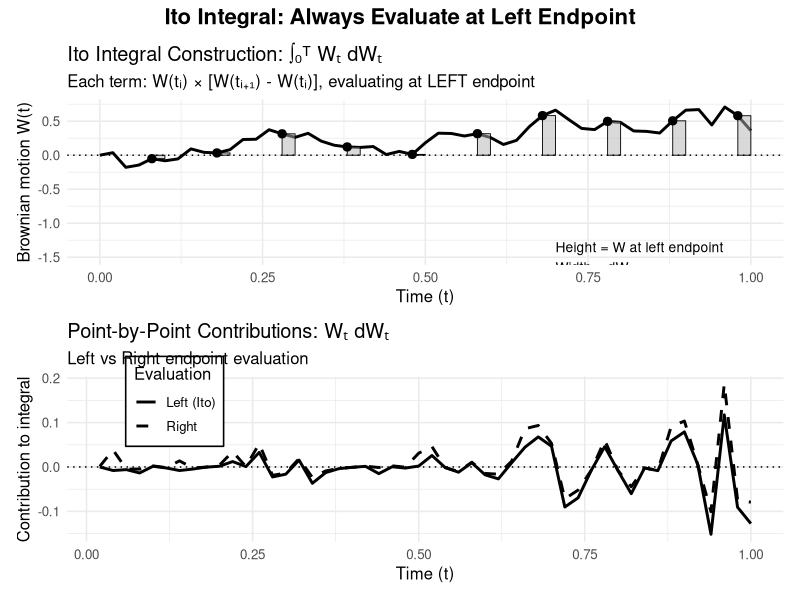
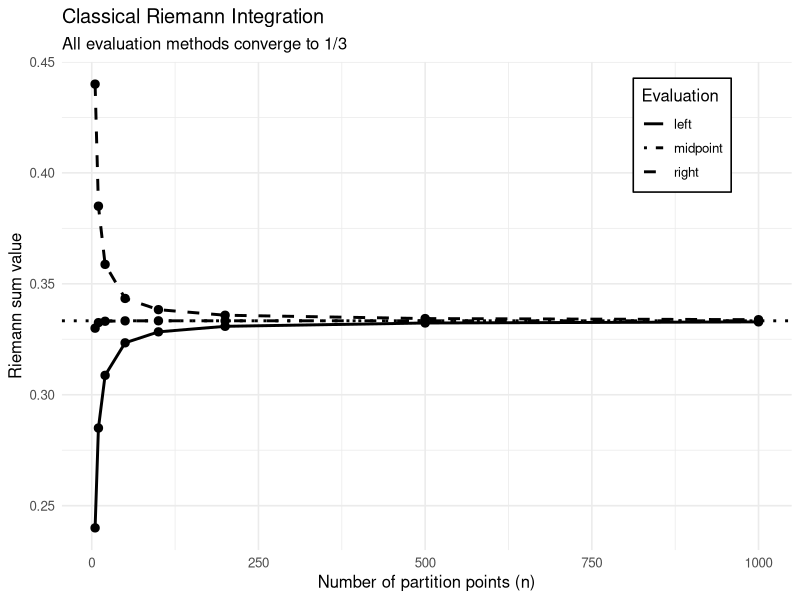
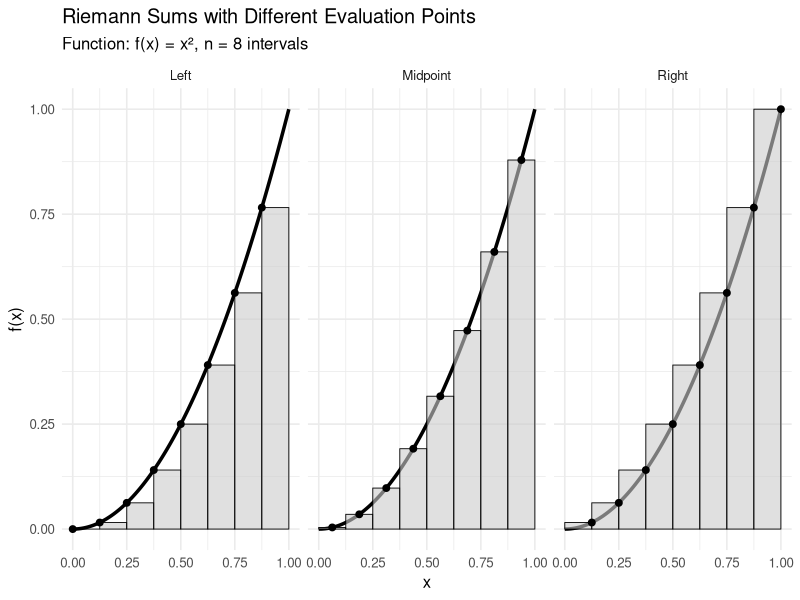
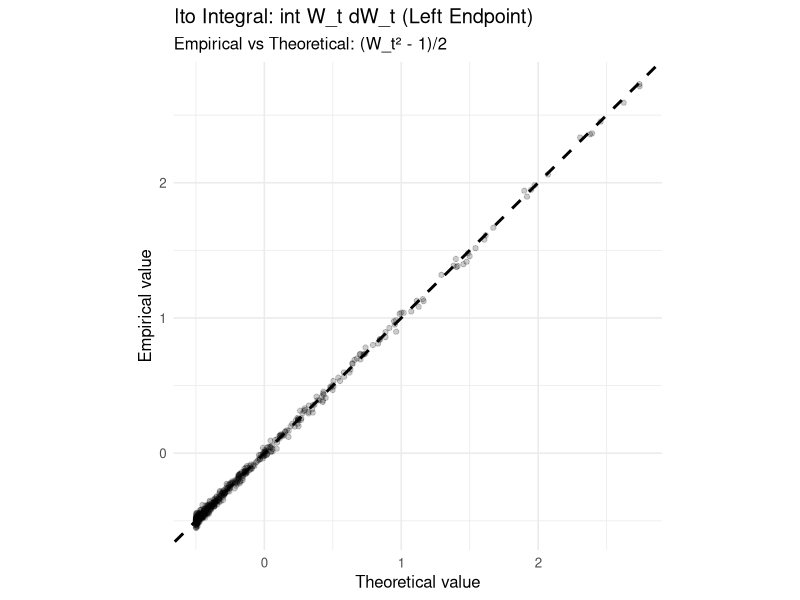
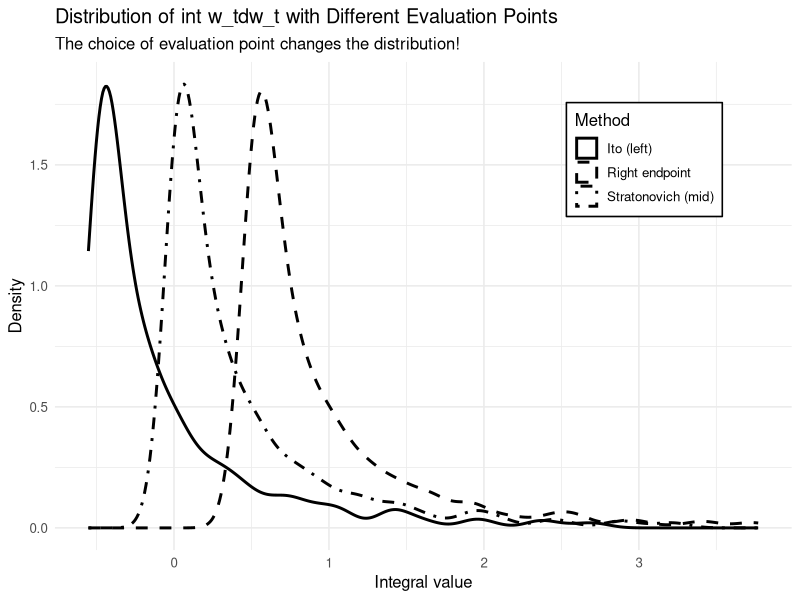
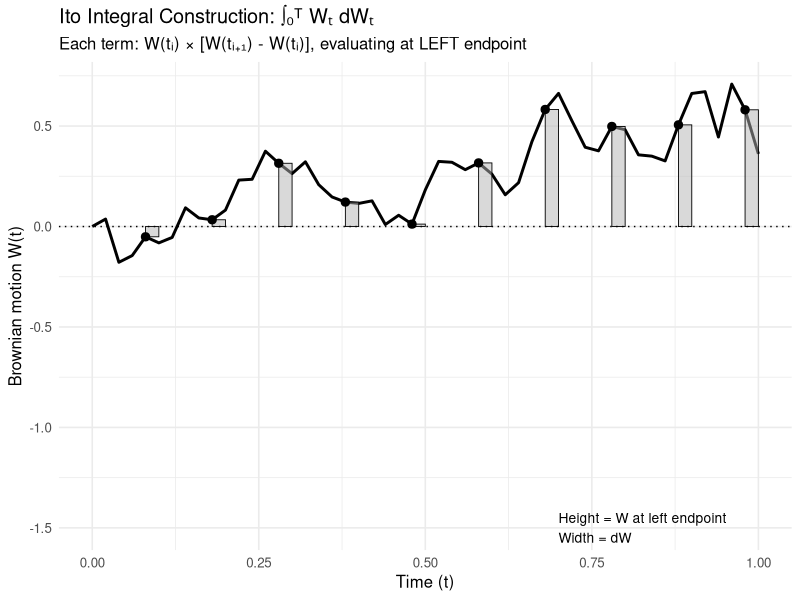
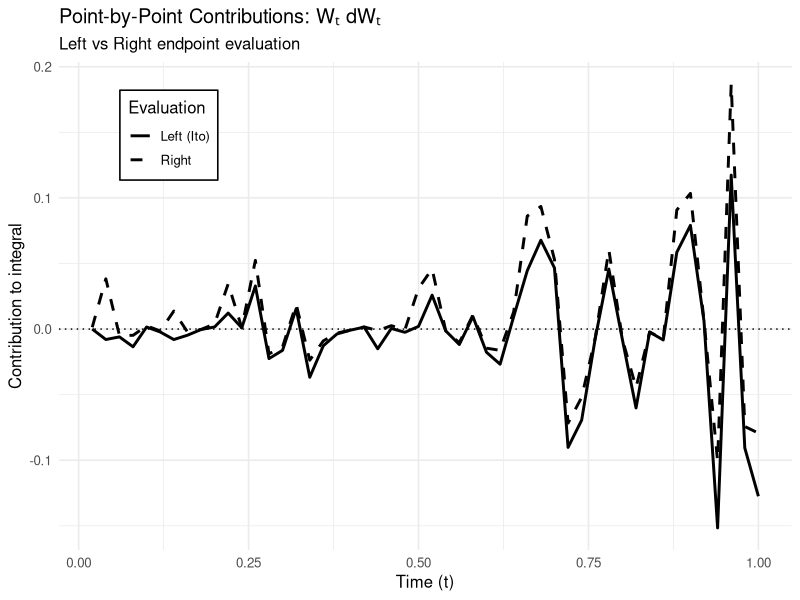
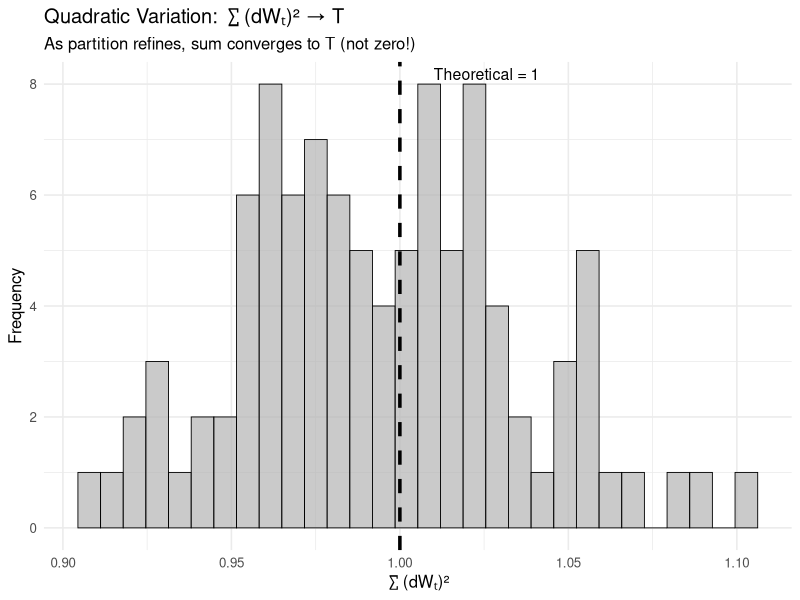

Here is the R script that generated these plots, in order:
# ============================================================================
# RIEMANN vs ITO INTEGRATION
# Illustrating why evaluation points matter in stochastic calculus
# ============================================================================

library(tidyverse)
library(patchwork)

# Set theme
theme_set(theme_minimal(base_size = 12))
set.seed(123)

cat("============================================================\n")
cat("RIEMANN vs ITO INTEGRATION\n")
cat("============================================================\n\n")

# ============================================================================
# PART 1: Classical Riemann Integration (Evaluation Point Doesn't Matter)
# ============================================================================

cat("PART 1: Classical Riemann Integration\n")
cat("--------------------------------------\n")

# Smooth function: f(x) = x^2
f <- function(x) x^2

# Create partition and compute Riemann sums with different evaluation points
compute_riemann_sum <- function(a, b, n, eval_type = "left") {
  # Partition
  delta_x <- (b - a) / n
  x_points <- seq(a, b, length.out = n + 1)
  
  # Choose evaluation points
  if (eval_type == "left") {
    eval_points <- x_points[1:n]
  } else if (eval_type == "right") {
    eval_points <- x_points[2:(n + 1)]
  } else if (eval_type == "midpoint") {
    eval_points <- (x_points[1:n] + x_points[2:(n + 1)]) / 2
  }
  
  # Compute sum
  sum(f(eval_points) * delta_x)
}

# Test with increasing refinements
n_values <- c(5, 10, 20, 50, 100, 200, 500, 1000)
a <- 0
b <- 1
true_integral <- 1/3  # ∫₀¹ x² dx = 1/3

riemann_results <- map_dfr(n_values, function(n) {
  tibble(
    n = n,
    left = compute_riemann_sum(a, b, n, "left"),
    right = compute_riemann_sum(a, b, n, "right"),
    midpoint = compute_riemann_sum(a, b, n, "midpoint")
  )
}) %>%
  pivot_longer(cols = c(left, right, midpoint), 
               names_to = "method", 
               values_to = "value")

# Visualize convergence
p1 <- riemann_results %>%
  ggplot(aes(x = n, y = value, linetype = method)) +
  geom_line(linewidth = 1, color = "black") +
  geom_point(size = 2.5, color = "black") +
  geom_hline(yintercept = true_integral, linetype = "dotted", 
             linewidth = 1, color = "black") +
  labs(
    title = "Classical Riemann Integration",
    subtitle = "All evaluation methods converge to 1/3",
    x = "Number of partition points (n)",
    y = "Riemann sum value",
    linetype = "Evaluation"
  ) +
  scale_linetype_manual(values = c("left" = "solid", 
                                   "right" = "dashed", 
                                   "midpoint" = "dotdash")) +
  theme(legend.position = c(0.85, 0.85),
        legend.background = element_rect(fill = "white", color = "black"))

# Visualize rectangles for one case
n_demo <- 8
delta_x <- (b - a) / n_demo
x_points <- seq(a, b, length.out = n_demo + 1)

rectangles_data <- tibble(
  method = rep(c("Left", "Right", "Midpoint"), each = n_demo),
  i = rep(1:n_demo, 3),
  x_left = rep(x_points[1:n_demo], 3),
  x_right = rep(x_points[2:(n_demo + 1)], 3)
) %>%
  mutate(
    x_eval = case_when(
      method == "Left" ~ x_left,
      method == "Right" ~ x_right,
      method == "Midpoint" ~ (x_left + x_right) / 2
    ),
    height = f(x_eval)
  )

p2 <- ggplot() +
  # Function curve
  geom_function(fun = f, linewidth = 1.2, color = "black") +
  # Rectangles
  geom_rect(data = rectangles_data, 
            aes(xmin = x_left, xmax = x_right, ymin = 0, ymax = height),
            fill = "gray80", color = "black", linewidth = 0.3, alpha = 0.6) +
  # Evaluation points
  geom_point(data = rectangles_data, 
             aes(x = x_eval, y = height), 
             size = 2, color = "black") +
  facet_wrap(~method, ncol = 3) +
  labs(
    title = "Riemann Sums with Different Evaluation Points",
    subtitle = "Function: f(x) = x², n = 8 intervals",
    x = "x",
    y = "f(x)"
  ) +
  xlim(0, 1) +
  ylim(0, 1)

# ============================================================================
# PART 2: Stochastic Integration (Evaluation Point DOES Matter!)
# ============================================================================

cat("\nPART 2: Stochastic Integration\n")
cat("--------------------------------\n")

# Simulate Brownian motion
simulate_brownian <- function(T = 1, n = 1000) {
  dt <- T / n
  dW <- rnorm(n, mean = 0, sd = sqrt(dt))
  W <- c(0, cumsum(dW))
  
  tibble(
    t = seq(0, T, length.out = n + 1),
    W = W
  )
}

# Compute stochastic integral ∫ W_t dW_t using different evaluation points
compute_stochastic_integral <- function(W, t, eval_type = "left") {
  n <- length(W) - 1
  dW <- diff(W)
  
  if (eval_type == "left") {
    # Ito integral: use W at left endpoint
    eval_W <- W[1:n]
  } else if (eval_type == "right") {
    # Use W at right endpoint
    eval_W <- W[2:(n + 1)]
  } else if (eval_type == "midpoint") {
    # Stratonovich integral: use average
    eval_W <- (W[1:n] + W[2:(n + 1)]) / 2
  }
  
  sum(eval_W * dW)
}

# Run multiple simulations
n_sims <- 500
T <- 1

cat("Running", n_sims, "simulations...\n")

stochastic_results <- map_dfr(1:n_sims, function(sim) {
  # Simulate path
  path <- simulate_brownian(T = T, n = 1000)
  
  # Compute integral with different methods
  tibble(
    sim = sim,
    W_T = tail(path$W, 1),
    left_ito = compute_stochastic_integral(path$W, path$t, "left"),
    right = compute_stochastic_integral(path$W, path$t, "right"),
    midpoint_stratonovich = compute_stochastic_integral(path$W, path$t, "midpoint")
  )
})

# Theoretical values:
# Ito (left): ∫₀ᵀ W_t dW_t = (W_T² - T) / 2
# Right endpoint: ∫₀ᵀ W_t dW_t = (W_T² + T) / 2  
# Stratonovich (midpoint): ∫₀ᵀ W_t ∘ dW_t = W_T² / 2

stochastic_comparison <- stochastic_results %>%
  mutate(
    ito_theoretical = (W_T^2 - T) / 2,
    right_theoretical = (W_T^2 + T) / 2,
    stratonovich_theoretical = W_T^2 / 2
  )

# Summary statistics
cat("\n============================================================\n")
cat("EMPIRICAL vs THEORETICAL VALUES\n")
cat("============================================================\n")

summary_stats <- tibble(
  Method = c("Ito (left)", "Right endpoint", "Stratonovich (midpoint)"),
  `Mean Empirical` = c(mean(stochastic_comparison$left_ito),
                       mean(stochastic_comparison$right),
                       mean(stochastic_comparison$midpoint_stratonovich)),
  `Mean Theoretical` = c(mean(stochastic_comparison$ito_theoretical),
                         mean(stochastic_comparison$right_theoretical),
                         mean(stochastic_comparison$stratonovich_theoretical)),
  `SD Empirical` = c(sd(stochastic_comparison$left_ito),
                     sd(stochastic_comparison$right),
                     sd(stochastic_comparison$midpoint_stratonovich))
) %>%
  mutate(across(where(is.numeric), ~round(.x, 4)))

print(summary_stats, n = Inf)

cat("\nKey insight: The three methods give DIFFERENT results!\n")
cat("- Ito (left):           Mean ≈", round(mean(stochastic_comparison$left_ito), 3), "\n")
cat("- Right endpoint:       Mean ≈", round(mean(stochastic_comparison$right), 3), "\n")
cat("- Stratonovich (mid):   Mean ≈", round(mean(stochastic_comparison$midpoint_stratonovich), 3), "\n")
cat("\nThe difference is exactly T/2 =", T/2, "\n")

# Plot: Scatter plot comparing methods
p3 <- stochastic_comparison %>%
  ggplot(aes(x = ito_theoretical, y = left_ito)) +
  geom_abline(slope = 1, intercept = 0, linetype = "dashed", 
              linewidth = 1, color = "black") +
  geom_point(alpha = 0.2, size = 1.5, color = "black") +
  labs(
    title = "Ito Integral: int W_t dW_t (Left Endpoint)",
    subtitle = "Empirical vs Theoretical: (W_t² - 1)/2",
    x = "Theoretical value",
    y = "Empirical value"
  ) +
  coord_equal() +
  theme(aspect.ratio = 1)

# Plot: Distribution comparison
p4 <- stochastic_comparison %>%
  select(sim, left_ito, right, midpoint_stratonovich) %>%
  pivot_longer(cols = -sim, names_to = "method", values_to = "value") %>%
  mutate(method = case_when(
    method == "left_ito" ~ "Ito (left)",
    method == "right" ~ "Right endpoint",
    method == "midpoint_stratonovich" ~ "Stratonovich (mid)"
  )) %>%
  ggplot(aes(x = value, linetype = method)) +
  geom_density(linewidth = 1, color = "black") +
  labs(
    title = "Distribution of int w_tdw_t with Different Evaluation Points",
    subtitle = "The choice of evaluation point changes the distribution!",
    x = "Integral value",
    y = "Density",
    linetype = "Method"
  ) +
  scale_linetype_manual(values = c("Ito (left)" = "solid",
                                   "Right endpoint" = "dashed",
                                   "Stratonovich (mid)" = "dotdash")) +
  theme(legend.position = c(0.8, 0.8),
        legend.background = element_rect(fill = "white", color = "black"))

# ============================================================================
# PART 3: Visualizing the Ito Integral Construction
# ============================================================================

cat("\nPART 3: Ito Integral Construction\n")
cat("-----------------------------------\n")

# Single path for visualization
single_path <- simulate_brownian(T = 1, n = 50)

# Create rectangles for stochastic integral visualization
n_intervals <- nrow(single_path) - 1
stoch_rectangles <- tibble(
  i = 1:n_intervals,
  t_left = single_path$t[1:n_intervals],
  t_right = single_path$t[2:(n_intervals + 1)],
  W_left = single_path$W[1:n_intervals],
  W_right = single_path$W[2:(n_intervals + 1)],
  dW = W_right - W_left,
  dt = t_right - t_left
)

# Plot: Brownian path with Ito integral construction
p5 <- ggplot() +
  # Brownian motion path
  geom_line(data = single_path, aes(x = t, y = W), 
            linewidth = 1, color = "black") +
  # Rectangles showing Ito integral (height = W_left)
  geom_rect(data = stoch_rectangles %>% filter(i %% 5 == 0), # Show every 5th for clarity
            aes(xmin = t_left, xmax = t_right, 
                ymin = 0, ymax = W_left),
            fill = "gray70", color = "black", 
            linewidth = 0.3, alpha = 0.5) +
  # Mark left endpoints
  geom_point(data = stoch_rectangles %>% filter(i %% 5 == 0),
             aes(x = t_left, y = W_left),
             size = 2.5, color = "black") +
  geom_hline(yintercept = 0, linetype = "dotted", color = "black") +
  labs(
    title = "Ito Integral Construction: ∫₀ᵀ Wₜ dWₜ",
    subtitle = "Each term: W(tᵢ) × [W(tᵢ₊₁) - W(tᵢ)], evaluating at LEFT endpoint",
    x = "Time (t)",
    y = "Brownian motion W(t)"
  ) +
  annotate("text", x = 0.7, y = -1.5, 
           label = "Height = W at left endpoint\nWidth = dW", 
           hjust = 0, size = 3.5,
           color = "black")

# Plot: Comparison of left vs right evaluation
comparison_data <- tibble(
  t = single_path$t[-1],
  left_height = single_path$W[1:n_intervals],
  right_height = single_path$W[2:(n_intervals + 1)],
  dW = diff(single_path$W)
) %>%
  mutate(
    left_contribution = left_height * dW,
    right_contribution = right_height * dW,
    difference = right_contribution - left_contribution
  )

p6 <- comparison_data %>%
  ggplot(aes(x = t)) +
  geom_line(aes(y = left_contribution, linetype = "Left (Ito)"), 
            linewidth = 1, color = "black") +
  geom_line(aes(y = right_contribution, linetype = "Right"), 
            linewidth = 1, color = "black") +
  geom_hline(yintercept = 0, linetype = "dotted", color = "black") +
  labs(
    title = "Point-by-Point Contributions: Wₜ dWₜ",
    subtitle = "Left vs Right endpoint evaluation",
    x = "Time (t)",
    y = "Contribution to integral",
    linetype = "Evaluation"
  ) +
  scale_linetype_manual(values = c("Left (Ito)" = "solid", 
                                   "Right" = "dashed")) +
  theme(legend.position = c(0.15, 0.85),
        legend.background = element_rect(fill = "white", color = "black"))

# ============================================================================
# PART 4: Quadratic Variation - Why the difference exists
# ============================================================================

cat("\nPART 4: The Role of Quadratic Variation\n")
cat("-----------------------------------------\n")

# The difference between left and right is related to quadratic variation
# Right - Left = ∑ dW² = [W,W]_T = T (quadratic variation)

quadratic_var_data <- map_dfr(1:100, function(sim) {
  path <- simulate_brownian(T = 1, n = 1000)
  dW <- diff(path$W)
  
  tibble(
    sim = sim,
    sum_dW_squared = sum(dW^2),
    theoretical = 1  # Should equal T = 1
  )
})

p7 <- quadratic_var_data %>%
  ggplot(aes(x = sum_dW_squared)) +
  geom_histogram(bins = 30, fill = "gray70", color = "black", 
                 linewidth = 0.3, alpha = 0.7) +
  geom_vline(xintercept = 1, linetype = "dashed", 
             linewidth = 1.2, color = "black") +
  labs(
    title = "Quadratic Variation: ∑(dWₜ)² → T",
    subtitle = "As partition refines, sum converges to T (not zero!)",
    x = "∑(dWₜ)²",
    y = "Frequency"
  ) +
  annotate("text", x = 1.01, y = Inf, 
           label = "Theoretical = 1", 
           vjust = 1.5, hjust = 0, size = 4, color = "black")

cat("Mean of ∑(dW)²:", round(mean(quadratic_var_data$sum_dW_squared), 4), "\n")
cat("This explains the T/2 difference between evaluation methods!\n")

# ============================================================================
# Save all plots
# ============================================================================

cat("\nSaving plots...\n")

# Layout 1: Riemann integration
riemann_layout <- p1 / p2 +
  plot_annotation(
    title = "Classical Riemann Integration: Evaluation Point Doesn't Matter",
    theme = theme(plot.title = element_text(size = 16, face = "bold", hjust = 0.5))
  )

#ggsave("riemann_integration.png", riemann_layout, width = 12, height = 10, dpi = 300)

# Layout 2: Stochastic integration comparison
stochastic_layout <- (p3 | p4) / p7 +
  plot_annotation(
    title = "Stochastic Integration: Evaluation Point DOES Matter!",
    theme = theme(plot.title = element_text(size = 16, face = "bold", hjust = 0.5))
  )

#ggsave("stochastic_integration_comparison.png", stochastic_layout, width = 12, height = 10, dpi = 300)

# Layout 3: Ito integral construction
ito_layout <- p5 / p6 +
  plot_annotation(
    title = "Ito Integral: Always Evaluate at Left Endpoint",
    theme = theme(plot.title = element_text(size = 16, face = "bold", hjust = 0.5))
  )

#ggsave("ito_integral_construction.png", ito_layout, width = 12, height = 10, dpi = 300)

cat("✓ Saved: riemann_integration.png\n")
cat("✓ Saved: stochastic_integration_comparison.png\n")
cat("✓ Saved: ito_integral_construction.png\n")

cat("\n============================================================\n")
cat("✓ ANALYSIS COMPLETE!\n")
cat("============================================================\n")
cat("\nKEY TAKEAWAYS:\n")
cat("1. Classical Riemann: Evaluation point irrelevant (limit is same)\n")
cat("2. Stochastic: Evaluation point CRUCIAL (different integrals!)\n")
cat("3. Ito integral: Uses LEFT endpoint by definition\n")
cat("4. Difference explained by quadratic variation: [W,W]_T = T ≠ 0\n")